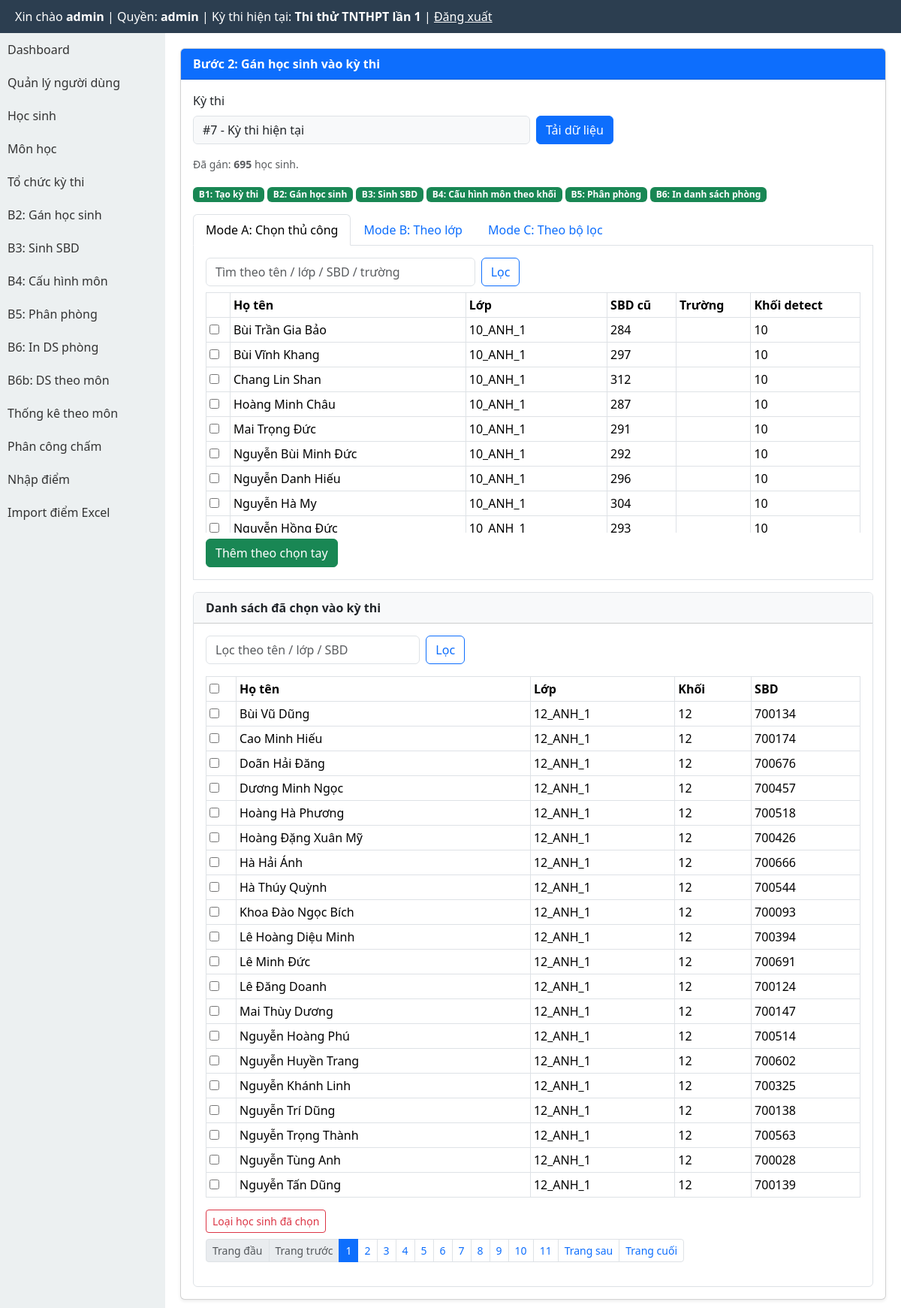
Page /modules/exams/assign_students.php (signed in) on the committed database.
### tables this page shows
CREATE TABLE exams (
  id INTEGER PRIMARY KEY AUTOINCREMENT,
  ten_ky_thi TEXT,
  nam INTEGER,
  ngay_thi TEXT
, distribution_locked INTEGER DEFAULT 0, rooms_locked INTEGER DEFAULT 0, exam_locked INTEGER DEFAULT 0, deleted_at TEXT, is_default INTEGER DEFAULT 0, exam_mode INTEGER DEFAULT 1);

CREATE TABLE students (
  id INTEGER PRIMARY KEY AUTOINCREMENT,
  sbd TEXT UNIQUE,
  hoten TEXT,
  ngaysinh TEXT,
  lop TEXT,
  truong TEXT
);

### modules/exams/exam_context_helper.php (called while the page is built, shortened)
<?php
function getCurrentExam(): ?array
{
    global $pdo;
    $cols = array_column($pdo->query('PRAGMA table_info(exams)')->fetchAll(PDO::FETCH_ASSOC), 'name');
    $hasDeletedAt = in_array('deleted_at', $cols, true);
    $activeWhere = $hasDeletedAt ? '(deleted_at IS NULL OR trim(deleted_at) = "")' : '1=1';
    $defaultStmt = $pdo->query('SELECT * FROM exams WHERE ' . $activeWhere . ' AND is_default = 1 ORDER BY id DESC LIMIT 1');
    $defaultExam = $defaultStmt ? $defaultStmt->fetch(PDO::FETCH_ASSOC) : false;
    if (is_array($defaultExam)) {
        return $defaultExam;
    }
}
function getCurrentExamId(): int
{
    $exam = getCurrentExam();
    return (int) ($exam['id'] ?? 0);
}

### modules/exams/_common.php (called while the page is built, shortened)
<?php
require_once BASE_PATH . '/core/db.php';
require_once BASE_PATH . '/modules/exams/exam_context_helper.php';
function detectGradeFromClassName(string $className): ?string
{
    if (preg_match('/(\d+)/', $className, $matches) === 1) {
        return $matches[1];
    }
    return null;
}
function exams_wizard_steps(PDO $pdo, int $examId): array
{
    $countStudents = (int) $pdo->query('SELECT COUNT(*) FROM exam_students WHERE exam_id = ' . $examId . ' AND subject_id IS NULL')->fetchColumn();
    $countSbd = (int) $pdo->query('SELECT COUNT(*) FROM exam_students WHERE exam_id = ' . $examId . ' AND subject_id IS NULL AND sbd IS NOT NULL AND sbd <> ""')->fetchColumn();
    $countConfigs = (int) $pdo->query('SELECT COUNT(*) FROM exam_subject_config WHERE exam_id = ' . $examId)->fetchColumn();
    $countRooms = (int) $pdo->query('SELECT COUNT(*) FROM rooms WHERE exam_id = ' . $examId)->fetchColumn();
    return [
        1 => ['label' => 'Tạo kỳ thi', 'done' => true, 'url' => '/index.php'],
        2 => ['label' => 'Gán học sinh', 'done' => $countStudents > 0],
        3 => ['label' => 'Sinh SBD', 'done' => $countStudents > 0 && $countSbd === $countStudents],
        4 => ['label' => 'Cấu hình môn theo khối', 'done' => $countConfigs > 0],
        5 => ['label' => 'Phân phòng', 'done' => $countRooms > 0],
        6 => ['label' => 'In danh sách phòng', 'done' => $countRooms > 0],
    ];
}

### modules/exams/assign_students.php (the view, shortened to what this page needs)
<?php
require_once BASE_PATH . '/modules/exams/_common.php';
$examId = exams_resolve_current_exam_from_request();
$fixedExamContext = getCurrentExamId() > 0;
$activeTab = (string) ($_GET['tab'] ?? $_POST['tab'] ?? 'manual');
$searchAssigned = trim((string) ($_GET['q_assigned'] ?? ''));
$qManual = trim((string) ($_GET['q_manual'] ?? ''));
$page = max(1, (int) ($_GET['page'] ?? 1));
$perPage = 20;
$students = [];
if ($examId > 0) {
    $manualWhere = '';
    $stmt = $pdo->prepare('SELECT id, sbd, hoten, lop, truong FROM students' . $manualWhere . ' ORDER BY lop, hoten LIMIT 500');
    $stmt->execute();
    $students = $stmt->fetchAll(PDO::FETCH_ASSOC);
}
$assignedCount = 0;
$selectedRows = [];
$totalSelected = 0;
if ($examId > 0) {
    $assignedCount = (int) $pdo->query('SELECT COUNT(*) FROM exam_students WHERE exam_id = ' . $examId . ' AND subject_id IS NULL')->fetchColumn();
    $where = ' WHERE es.exam_id = :exam_id AND es.subject_id IS NULL';
    $params = [':exam_id' => $examId];
    $countStmt = $pdo->prepare('SELECT COUNT(*) FROM exam_students es INNER JOIN students s ON s.id = es.student_id' . $where);
    $countStmt->execute($params);
    $totalSelected = (int) $countStmt->fetchColumn();
    $offset = ($page - 1) * $perPage;
    $listStmt = $pdo->prepare('SELECT es.student_id, es.khoi, es.lop, es.sbd, s.hoten
        FROM exam_students es
        INNER JOIN students s ON s.id = es.student_id' . $where . '
        ORDER BY es.lop, s.hoten
        LIMIT :limit OFFSET :offset');
    foreach ($params as $k => $v) {
        $listStmt->bindValue($k, $v);
    }
    $listStmt->bindValue(':limit', $perPage, PDO::PARAM_INT);
    $listStmt->bindValue(':offset', $offset, PDO::PARAM_INT);
    $listStmt->execute();
    $selectedRows = $listStmt->fetchAll(PDO::FETCH_ASSOC);
}
$totalPages = max(1, (int) ceil($totalSelected / $perPage));
$wizard = $examId > 0 ? exams_wizard_steps($pdo, $examId) : [];
$assignStudentsUrl = BASE_URL . '/modules/exams/assign_students.php';
require_once BASE_PATH . '/layout/header.php';
?>
<link href="https://cdn.jsdelivr.net/npm/bootstrap@5.3.3/dist/css/bootstrap.min.css" rel="stylesheet">
<div style="display:flex;min-height:calc(100vh - 44px);">
    <?php require_once BASE_PATH . '/layout/sidebar.php'; ?>
    <div style="flex:1;padding:20px;min-width:0;">
        <div class="card shadow-sm">
            <div class="card-header bg-primary text-white"><strong>Bước 2: Gán học sinh vào kỳ thi</strong></div>
            <div class="card-body">
                <form method="get" action="<?= $assignStudentsUrl ?>" class="row g-2 mb-3">
                    <div class="col-md-6">
                        <label class="form-label">Kỳ thi</label>
                        <?php if ($fixedExamContext): ?><div class="form-control bg-light">#<?= $examId ?> - Kỳ thi hiện tại</div><?php endif; ?>
                    </div>
                    <div class="col-md-3 align-self-end"><button class="btn btn-primary" type="submit">Tải dữ liệu</button></div>
                </form>
                <?php if ($examId > 0): ?>
                    <div class="mb-3 small text-muted">Đã gán: <strong><?= $assignedCount ?></strong> học sinh.</div>
                    <div class="mb-3"><?php foreach ($wizard as $index => $step): ?><span class="badge <?= $step['done'] ? 'bg-success' : 'bg-secondary' ?> me-1">B<?= $index ?>: <?= htmlspecialchars($step['label'], ENT_QUOTES, 'UTF-8') ?></span><?php endforeach; ?></div>
                    <ul class="nav nav-tabs" role="tablist">
                        <li class="nav-item"><button class="nav-link <?= $activeTab === 'manual' ? 'active' : '' ?>" data-bs-toggle="tab" data-bs-target="#tab-manual" type="button">Mode A: Chọn thủ công</button></li>
                        <li class="nav-item"><button class="nav-link <?= $activeTab === 'class' ? 'active' : '' ?>" data-bs-toggle="tab" data-bs-target="#tab-class" type="button">Mode B: Theo lớp</button></li>
                        <li class="nav-item"><button class="nav-link <?= $activeTab === 'filter' ? 'active' : '' ?>" data-bs-toggle="tab" data-bs-target="#tab-filter" type="button">Mode C: Theo bộ lọc</button></li>
                    </ul>
                    <div class="tab-content border border-top-0 p-3 mb-3">
                        <div class="tab-pane fade <?= $activeTab === 'manual' ? 'show active' : '' ?>" id="tab-manual">
                            <form method="get" action="<?= $assignStudentsUrl ?>" class="row g-2 mb-2">
                                <div class="col-md-5"><input class="form-control" name="q_manual" value="<?= htmlspecialchars($qManual, ENT_QUOTES, 'UTF-8') ?>" placeholder="Tìm theo tên / lớp / SBD / trường"></div>
                                <div class="col-md-2"><button class="btn btn-outline-primary" type="submit">Lọc</button></div>
                            </form>
                            <form method="post" action="<?= $assignStudentsUrl ?>">
                                <div class="table-responsive" style="max-height:320px;overflow:auto;">
                                    <table class="table table-sm table-bordered">
                                        <thead><tr><th></th><th>Họ tên</th><th>Lớp</th><th>SBD cũ</th><th>Trường</th><th>Khối detect</th></tr></thead>
                                        <tbody>
                                        <?php foreach ($students as $s): ?>
                                            <?php $khoi = detectGradeFromClassName((string) ($s['lop'] ?? '')) ?? 'N/A'; ?>
                                            <tr>
                                                <td><input type="checkbox" name="student_ids[]" value="<?= (int) $s['id'] ?>"></td>
                                                <td><?= htmlspecialchars((string) $s['hoten'], ENT_QUOTES, 'UTF-8') ?></td>
                                                <td><?= htmlspecialchars((string) $s['lop'], ENT_QUOTES, 'UTF-8') ?></td>
                                                <td><?= htmlspecialchars((string) $s['sbd'], ENT_QUOTES, 'UTF-8') ?></td>
                                                <td><?= htmlspecialchars((string) $s['truong'], ENT_QUOTES, 'UTF-8') ?></td>
                                                <td><?= htmlspecialchars($khoi, ENT_QUOTES, 'UTF-8') ?></td>
                                            </tr>
                                        <?php endforeach; ?>
                                        </tbody>
                                    </table>
                                </div>
                                <button class="btn btn-success mt-2" type="submit">Thêm theo chọn tay</button>
                            </form>
                        </div>
                    </div>
                    <div class="card border">
                        <div class="card-header bg-light"><strong>Danh sách đã chọn vào kỳ thi</strong></div>
                        <div class="card-body">
                            <form method="get" action="<?= $assignStudentsUrl ?>" class="row g-2 mb-3">
                                <div class="col-md-4"><input class="form-control" name="q_assigned" value="<?= htmlspecialchars($searchAssigned, ENT_QUOTES, 'UTF-8') ?>" placeholder="Lọc theo tên / lớp / SBD"></div>
                                <div class="col-md-2"><button class="btn btn-outline-primary" type="submit">Lọc</button></div>
                            </form>
                            <form method="post" action="<?= $assignStudentsUrl ?>" onsubmit="return confirm('Loại các học sinh đã chọn khỏi kỳ thi?')">
                                <div class="table-responsive">
                                    <table class="table table-sm table-bordered align-middle">
                                        <thead><tr><th style="width:40px;"><input type="checkbox" id="checkAllSelected"></th><th>Họ tên</th><th>Lớp</th><th>Khối</th><th>SBD</th></tr></thead>
                                        <tbody>
                                        <?php if (empty($selectedRows)): ?>
                                            <tr><td colspan="5" class="text-center">Chưa có học sinh được gắn.</td></tr>
                                        <?php else: foreach ($selectedRows as $r): ?>
                                            <tr>
                                                <td><input type="checkbox" class="selected-student-checkbox" name="student_ids_remove[]" value="<?= (int) $r['student_id'] ?>"></td>
                                                <td><?= htmlspecialchars((string) ($r['hoten'] ?? ''), ENT_QUOTES, 'UTF-8') ?></td>
                                                <td><?= htmlspecialchars((string) ($r['lop'] ?? ''), ENT_QUOTES, 'UTF-8') ?></td>
                                                <td><?= htmlspecialchars((string) ($r['khoi'] ?? ''), ENT_QUOTES, 'UTF-8') ?></td>
                                                <td><?= htmlspecialchars((string) ($r['sbd'] ?? ''), ENT_QUOTES, 'UTF-8') ?></td>
                                            </tr>
                                        <?php endforeach; endif; ?>
                                        </tbody>
                                    </table>
                                </div>
                                <button class="btn btn-sm btn-outline-danger mb-2" type="submit" <?= empty($selectedRows) ? 'disabled' : '' ?>>Loại học sinh đã chọn</button>
                            </form>
                            <?php if ($totalPages > 1): ?>
                                <?php
                                    $windowStart = max(1, $page - 10);
                                    $windowEnd = min($totalPages, $page + 10);
                                    $pageLink = static fn(int $target): string => $assignStudentsUrl . '?' . http_build_query(['exam_id' => $examId, 'page' => $target, 'q_assigned' => $searchAssigned, 'q_manual' => $qManual, 'tab' => 'selected']);
                                ?>
                                <nav>
                                    <ul class="pagination pagination-sm flex-wrap">
                                        <li class="page-item <?= $page <= 1 ? 'disabled' : '' ?>"><a class="page-link" href="<?= $page <= 1 ? '#' : $pageLink(1) ?>">Trang đầu</a></li>
                                        <li class="page-item <?= $page <= 1 ? 'disabled' : '' ?>"><a class="page-link" href="<?= $page <= 1 ? '#' : $pageLink($page - 1) ?>">Trang trước</a></li>
                                        <?php for ($i = $windowStart; $i <= $windowEnd; $i++): ?>
                                            <li class="page-item <?= $i === $page ? 'active' : '' ?>">
                                                <a class="page-link" href="<?= $pageLink($i) ?>"><?= $i ?></a>
                                            </li>
                                        <?php endfor; ?>
                                        <li class="page-item <?= $page >= $totalPages ? 'disabled' : '' ?>"><a class="page-link" href="<?= $page >= $totalPages ? '#' : $pageLink($page + 1) ?>">Trang sau</a></li>
                                        <li class="page-item <?= $page >= $totalPages ? 'disabled' : '' ?>"><a class="page-link" href="<?= $page >= $totalPages ? '#' : $pageLink($totalPages) ?>">Trang cuối</a></li>
                                    </ul>
                                </nav>
                            <?php endif; ?>
                        </div>
                    </div>
                <?php endif; ?>
            </div>
        </div>
    </div>
</div>
<?php require_once BASE_PATH . '/layout/footer.php'; ?>

### rows in the picture
exams: id "7"
students: hoten "Bùi Trần Gia Bảo", lop "10_ANH_1", sbd "284", lop "10"
students: hoten "Bùi Vĩnh Khang", lop "10_ANH_1", sbd "297", lop "10"
students: hoten "Chang Lin Shan", lop "10_ANH_1", sbd "312", lop "10"
students: hoten "Hoàng Minh Châu", lop "10_ANH_1", sbd "287", lop "10"
students: hoten "Mai Trọng Đức", lop "10_ANH_1", sbd "291", lop "10"
students: hoten "Nguyễn Bùi Minh Đức", lop "10_ANH_1", sbd "292", lop "10"
students: hoten "Nguyễn Danh Hiếu", lop "10_ANH_1", sbd "296", lop "10"
students: hoten "Nguyễn Hà My", lop "10_ANH_1", sbd "304", lop "10"
students: hoten "Nguyễn Hồng Đức", lop "10_ANH_1", sbd "293", lop "10"

### other values in the picture
$_SESSION['user']['username'] "admin"
$role "admin"
$currentExamInfo['ten_ky_thi'] "Thi thử TNTHPT lần 1"
$assignedCount "695"
$index "1"
$step['label'] "Tạo kỳ thi"
$index "2"
$step['label'] "Gán học sinh"
$index "3"
$step['label'] "Sinh SBD"
$index "4"
$step['label'] "Cấu hình môn theo khối"
$index "5"
$step['label'] "Phân phòng"
$index "6"
